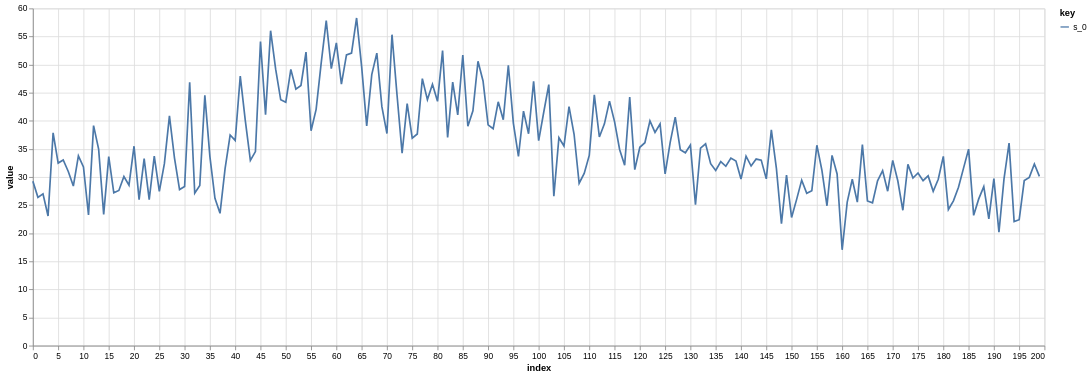

Write notebook code for a chart like this one.
### Code cell
trapallada.plot.signals_array(signals[relevant_source][-1:])

### Figure 1 — Vega-Lite specification as saved in the notebook (floating-point values rounded to 4 significant figures; data arrays with more than 128 entries replaced by an {"elided": "..."} marker saying what was removed)
{"config": {"view": {"continuousWidth": 300, "continuousHeight": 300}}, "data": {"name": "data-06f955c61cd9f535b7c5d02dfb61cc1c"}, "mark": {"type": "line"}, "encoding": {"color": {"field": "key", "type": "nominal"}, "x": {"field": "index", "type": "quantitative"}, "y": {"field": "value", "type": "quantitative"}}, "height": 400, "transform": [{"fold": ["s_0"]}], "width": 1200, "$schema": "https://vega.github.io/schema/vega-lite/v5.8.0.json", "datasets": {"data-06f955c61cd9f535b7c5d02dfb61cc1c": {"elided": "200 records"}}}
